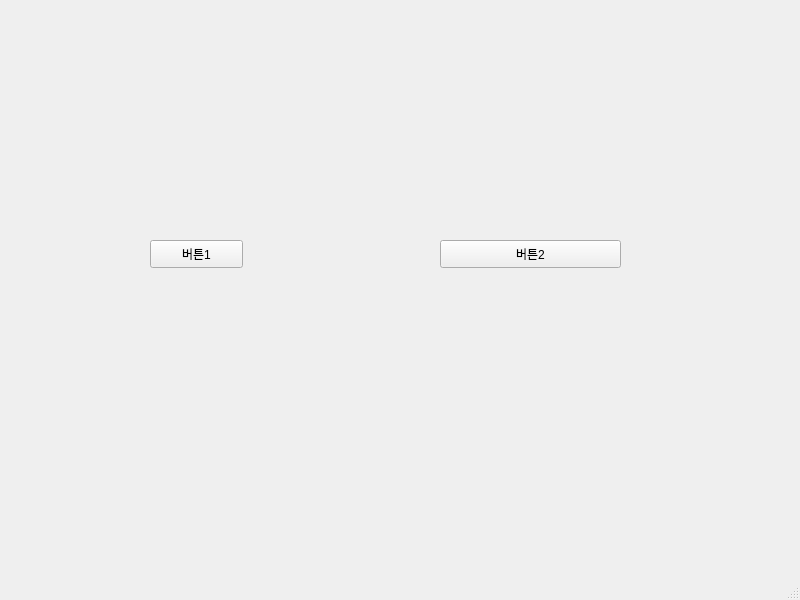
<?xml version="1.0" encoding="UTF-8"?>
<ui version="4.0">
 <class>MainWindow</class>
 <widget class="QMainWindow" name="MainWindow">
  <property name="geometry">
   <rect>
    <x>0</x>
    <y>0</y>
    <width>800</width>
    <height>600</height>
   </rect>
  </property>
  <property name="windowTitle">
   <string>MainWindow</string>
  </property>
  <widget class="QWidget" name="centralwidget">
   <widget class="QPushButton" name="btn_2">
    <property name="geometry">
     <rect>
      <x>440</x>
      <y>240</y>
      <width>181</width>
      <height>28</height>
     </rect>
    </property>
    <property name="text">
     <string>버튼2</string>
    </property>
   </widget>
   <widget class="QPushButton" name="btn_1">
    <property name="geometry">
     <rect>
      <x>150</x>
      <y>240</y>
      <width>93</width>
      <height>28</height>
     </rect>
    </property>
    <property name="text">
     <string>버튼1</string>
    </property>
   </widget>
  </widget>
  <widget class="QMenuBar" name="menubar">
   <property name="geometry">
    <rect>
     <x>0</x>
     <y>0</y>
     <width>800</width>
     <height>26</height>
    </rect>
   </property>
  </widget>
  <widget class="QStatusBar" name="statusbar"/>
 </widget>
 <resources/>
 <connections/>
</ui>
